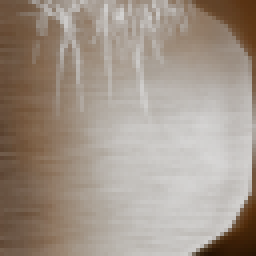
#> input picture assets/terrain-hd/expanded/original/1013.png, 64 x 64 px, given in place of 5378.png, which was not available (shown 4 times larger)
$ python pattern_review_equipment_thirty_second.py
#> lines starting #> are read from the running program, lines starting #| are printed output that depends on the picture; after the words box and inside, x2 and y2 are one past the last pixel; in counts of white or black regions, pixels touching at a corner belong together; pictures that were not available may be replaced by others from this repository, and a replacement may not be noted
from pathlib import Path
import json
import numpy as np
from PIL import Image,ImageFilter
BASE=Path(__file__).resolve().parent
STEM='equipment-thirty-second'
rows=[]
domains={5378:[[4,5,28,35],[37,18,56,36],[37,41,60,59]],5389:[[2,3,22,24],[30,15,43,30],[51,19,62,30]],5404:[[10,28,24,51],[10,8,24,22]]}
for i in [5378,5389,5404]:
 original=Image.open(BASE/f'original/{i}.png').convert('RGBA')
#> original is the input picture: PIL image 64x64 RGBA; mean R, G, B, A 65.9, 44.8, 24.6, 129.1
 im=original.convert('RGB');candidate=Image.open(BASE/f'private-{STEM}/native4x/{i}-stored-rgb-private.png').resize(im.size,Image.Resampling.LANCZOS).convert('RGB')
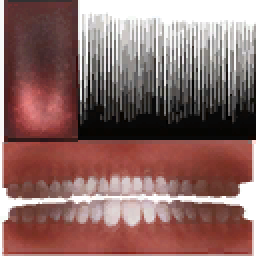
#> input picture assets/terrain-hd/expanded/original/1128.png, 128 x 128 px, given in place of 5378-stored-rgb-private.png, which was not available (shown 2 times larger)
 s=np.asarray(im,dtype=float);g=np.asarray(candidate,dtype=float)
 sl=s.mean(2);gl=g.mean(2);sh=sl-np.asarray(im.filter(ImageFilter.GaussianBlur(2))).mean(2);gh=gl-np.asarray(candidate.filter(ImageFilter.GaussianBlur(2))).mean(2)
#> after `sl = s.mean(2)`:
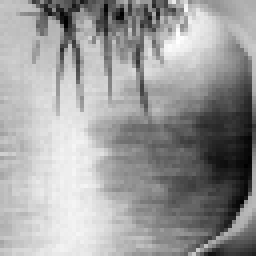
#> sl: shape (64, 64) float64 (shown 4 times larger); min 16.33, max 63, mean 45.1; drawn with min black and max white
#> after `gl = g.mean(2)`:
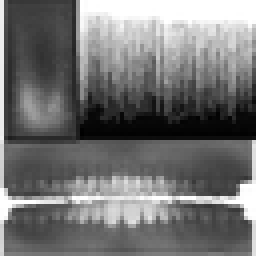
#> gl: shape (64, 64) float64 (shown 4 times larger); min 0.333, max 255, mean 115.9
#> after `sh = sl - np.asarray(im.filter(ImageFilter.GaussianBlur(2))).mean(2)`:
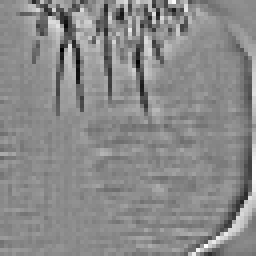
#> sh: shape (64, 64) float64 (shown 4 times larger); min -19, max 16, mean -0.0177; drawn with min black and max white
#> after `gh = gl - np.asarray(candidate.filter(ImageFilter.GaussianBlur(2))).me`:
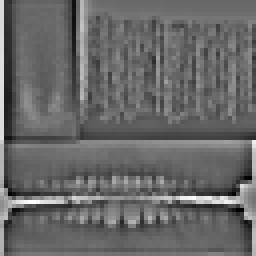
#> gh: shape (64, 64) float64 (shown 4 times larger); min -88.67, max 127.7, mean -0.4; drawn with min black and max white
 r={'id':i,'timing':'Postcall readonly numerical checks on ENTIRE native inverse scalar preview. Fixed domains numerical only, not ROI edit/crop/BBox/source art insertion. Original counts/phase/alpha proof frozen before prompts/calls.','material_domains':[]}
 for box in domains[i]:
  x0,y0,x1,y1=box;ss=sl[y0:y1,x0:x1];gg=gl[y0:y1,x0:x1]
  r['material_domains'].append({'native_diagnostic_domain':box,'source_luma_mean':float(ss.mean()),'candidate_luma_mean':float(gg.mean()),'source_luma_std':float(ss.std()),'candidate_luma_std':float(gg.std()),'source_highpass_std':float(sh[y0:y1,x0:x1].std()),'candidate_highpass_std':float(gh[y0:y1,x0:x1].std()),'highpass_correlation':float(np.corrcoef(sh[y0:y1,x0:x1].ravel(),gh[y0:y1,x0:x1].ravel())[0,1])})
#> this loop made 3 passes
#> pass 1, `gg = gl[y0:y1, x0:x1]`:
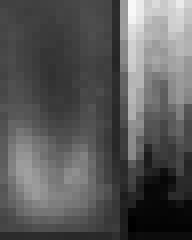
#> gg: shape (30, 24) float64 (shown 8 times larger); min 0.333, max 248.7, mean 89.2
 if i==5378:
  coords=[]
  for name,a in [('source',s),('candidate',g)]:
   m=a[40:64,35:63].mean(2)<30;yy,xx=np.where(m);rr=[[int(x+35),int(y+40)]for y,x in zip(yy,xx)]
   r[f'{name}_lower_brown_dark_mark']={'criterion':'RGBmean<30','count':len(rr),'native_coords':rr};coords.append(set(map(tuple,rr)))
#> this loop made 2 passes
#> name on passes 1 to 2: 'source', 'candidate'
#> pass 1, `m = a[40:64, 35:63].mean(2) < 30`:
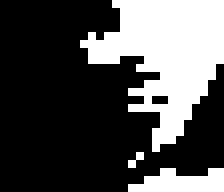
#> m: shape (24, 28) bool (shown 8 times larger); 31.1% white; 3 white regions (1 under 20 px), largest, box (x1, y1, x2, y2) and area: (10, 0, 28, 19) 181, (16, 21, 28, 24) 26
#> after the loop, coords = 2 items; r = 5 items
#> (the run stopped early here; a loop or call above may not have finished)
